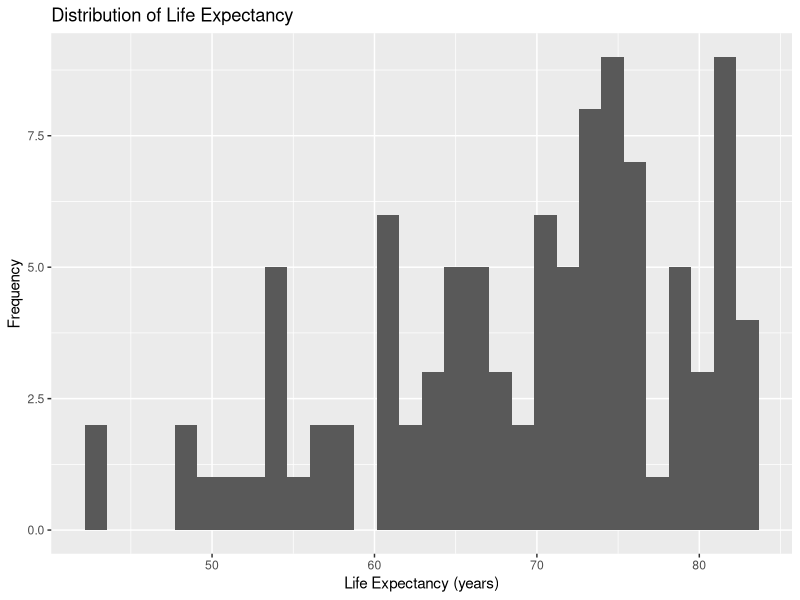
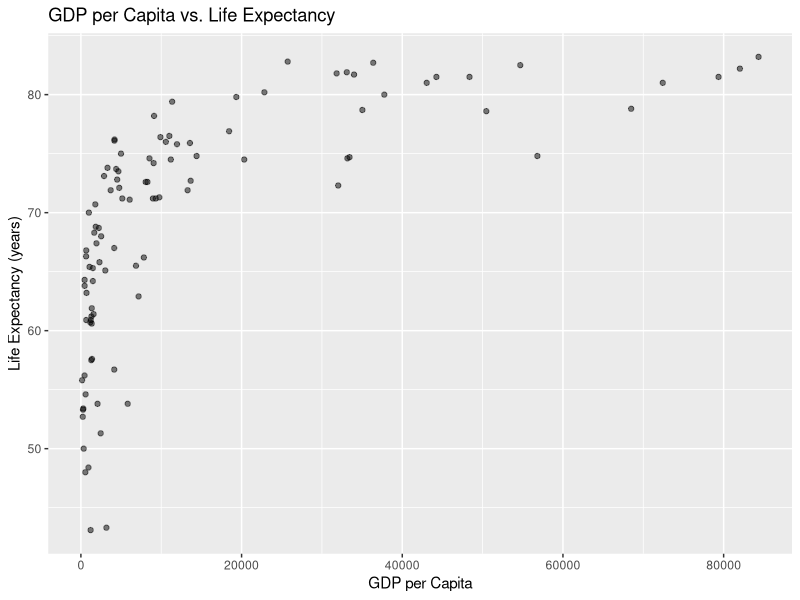
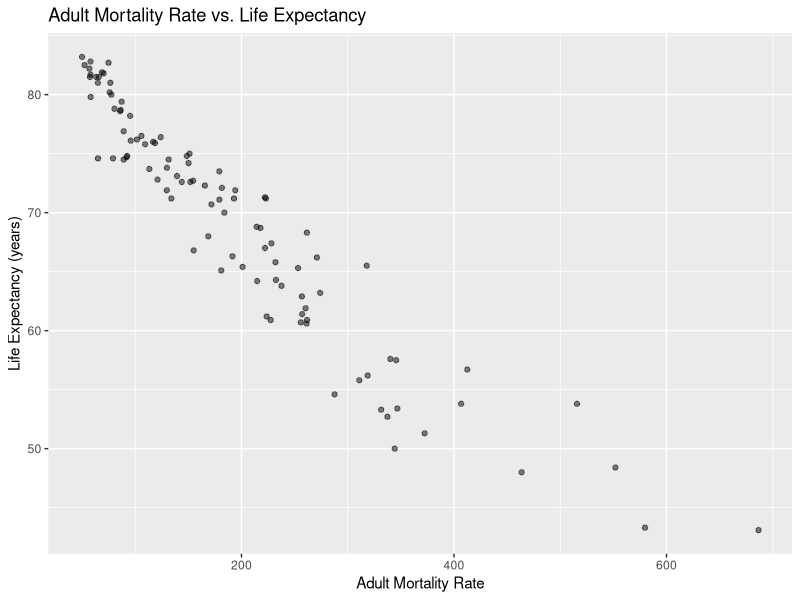

Source code (R) for these figures, in order: (Note: this script raises an error after producing the figures.)
## ---- chunk 1
library(tidyverse)
library(ggplot2)

proj_data <- read.csv("sample_101_Life-Expectancy-Data-Updated.csv")
proj_data |>
  mutate(Economy_status_Developed = as.factor(Economy_status_Developed))
## ---- chunk 2
library(tidyverse)
library(ggplot2)

ggplot(data = proj_data, mapping = aes(x = Life_expectancy)) + 
  geom_histogram() + labs(title = "Distribution of Life Expectancy", x = "Life Expectancy (years)", y = "Frequency")
## ---- chunk 3
ggplot(data = proj_data, mapping = aes(x = GDP_per_capita, y = Life_expectancy)) +
  geom_point(alpha = 0.5) +
  labs(title = "GDP per Capita vs. Life Expectancy", x = "GDP per Capita", y = "Life Expectancy (years)")
## ---- chunk 4
ggplot(data = proj_data, mapping = aes(x = Adult_mortality, y = Life_expectancy)) +
  geom_point(alpha = 0.5) +
  labs(title = "Adult Mortality Rate vs. Life Expectancy", x = "Adult Mortality Rate", y = "Life Expectancy (years)")
## ---- chunk 5
m3 <- lm(Life_expectancy ~ Country + Economy_status_Developed, data = proj_data)
summary(m3)
## ---- chunk 6
library(tidyverse)
library(ggplot2)

ggplot(data = proj_data, mapping = aes(x = m1$fitted.values, y = m1$residuals)) + 
  geom_point() + 
  labs(x = "Fitted values", y = "Residuals",
       title = "Fitted Values vs Residuals") + 
  geom_hline(yintercept = 0, color = "red") # add a horizontal red line at 0

ggplot(data = proj_data, mapping = aes(x = m1$residuals)) + 
  geom_histogram(color = "blue",
                 fill = "blue") + 
  labs(x = "Residuals", y = "Frequency",
       title = "Histogram of Residuals")
## ---- chunk 7
m1 <- lm(Life_expectancy ~ Year + Infant_deaths + Under_five_deaths + Adult_mortality + Alcohol_consumption + Hepatitis_B + Measles + BMI + Polio + Diphtheria + Incidents_HIV + GDP_per_capita + Population_mln + Thinness_ten_nineteen_years + Thinness_five_nine_years + Schooling + Economy_status_Developed + Region, data = proj_data) 
summary(m1)

library(broom)
linear_regression <- tidy(m1) |>
  select(term, estimate, p.value) |>
  rename(
    Variable = term,
    Estimate = estimate,
    P_value = p.value) |>
  mutate(
    Estimate = round(Estimate, 3),
    P_value = round(P_value, 3))
print(linear_regression)
